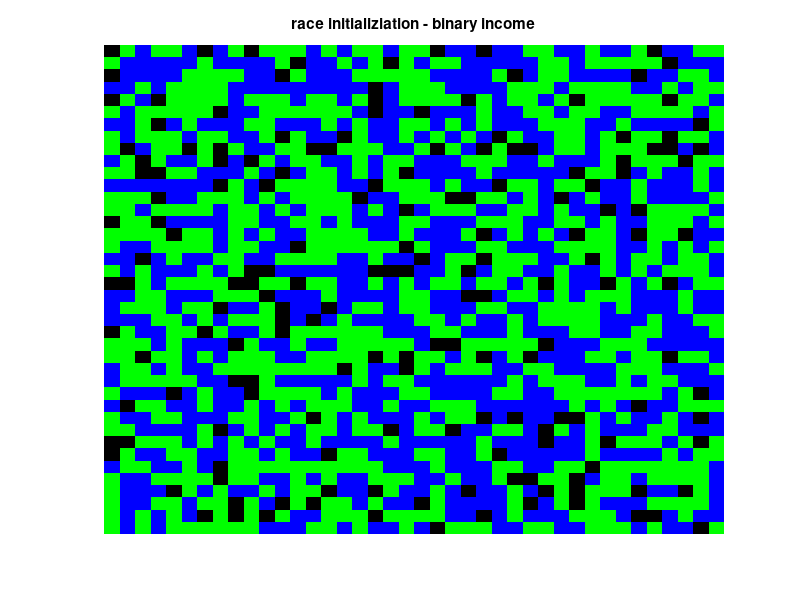

MATLAB code to generate this figure: (Note: this script raises an error after producing the figure.)
% SYDE 332
% Racial Segregation Model Attempt

% size of grid
n = 40;

% proportion of vacancies
vacanicies_proportion = 0.1;

% number of races
T = 2;

% number of economic brackets
E = 2;

% colors
map = [0 0 0; 1 0 0; 0 1 0; 0 0 1];

% racial dispreference parameter
% minimum fraction of friends that I need to be satisfied
F = 4/8;

max_iterations = 10000;

% initialize
z = zeros(n,n,3);

for i=1:n
    for j=1:n
        if rand > vacanicies_proportion
            z(i,j,1) = randi(T);
            z(i,j,2) = randi(E);
        end
    end
end

[row,col] = find(z(:,:,1)==0);
pos_vacancies = [row col];

figure,
imagesc(z(:,:,1));
colormap(map);
title('race initializiation - binary income');
axis('off');

% figure,
% imagesc(z(:,:,2));
% colormap(map);
% title('economics initializiation');
% axis('off');

% number_of_moves = zeros(1,max_iterations);

%% run simulation
total_neighbours = 8;

for k=1:max_iterations
    x = randperm(n);
    for i=x
        y = randperm(n);
        for j=y
            if z(i,j)~=0
                not_like_me = 0;

                if i~=1 && z(i-1,j) ~= z(i,j) && z(i-1,j) ~=0
                    not_like_me = not_like_me +1;
                end
                if i~=n && z(i+1,j) ~= z(i,j) && z(i+1,j) ~=0
                    not_like_me = not_like_me +1;
                end
                if j~=1 && z(i,j-1) ~= z(i,j) && z(i,j-1) ~=0
                    not_like_me = not_like_me +1;
                end
                if j~=n && z(i,j+1) ~= z(i,j) && z(i,j+1) ~=0
                    not_like_me = not_like_me +1;
                end
                if i~=1 && j~=1 && z(i-1,j-1) ~= z(i,j) && z(i-1,j-1) ~= 0
                    not_like_me = not_like_me +1;
                end
                if i~=1 && j~=n && z(i-1,j+1) ~= z(i,j) && z(i-1,j+1) ~= 0
                    not_like_me = not_like_me +1;
                end
                if i~=n && j~=1 && z(i+1,j-1) ~= z(i,j) && z(i+1,j-1) ~= 0
                    not_like_me = not_like_me +1;
                end
                if i~=n && j~=n && z(i+1,j+1) ~= z(i,j) && z(i+1,j+1) ~= 0
                    not_like_me = not_like_me +1;
                end
                
                friends = total_neighbours - not_like_me;
                
                % can I want to move because of race and I can move!
                if friends/total_neighbours < F && z(i,j,2) == 2

%                     new_x = randi(n);
%                     new_y = randi(n);
%                     while z(new_x,new_y,1) ~= 0
%                         new_x = randi(n);
%                         new_y = randi(n);
%                     end
% 
%                     z(new_x,new_y,1) = z(i,j,1);
%                     z(new_x,new_y,2) = z(i,j,2);
%                     z(i,j,1) = 0;
%                     z(i,j,2) = 0;
%                     number_of_moves(k) = number_of_moves(k) + 1;
                    
                    idx = randperm(length(pos_vacancies));
                    
                    p = 1;
                    
                    new_x = pos_vacancies(idx(p),1);
                    new_y = pos_vacancies(idx(p),2);

                    z(new_x,new_y) = z(i,j);
                    z(i,j) = 0;
                    number_of_moves(k) = number_of_moves(k) + 1;
                    pos_vacancies(idx(p),1) = i;
                    pos_vacancies(idx(p),2) = j;

                end
            end
%             imagesc(z);
%             colormap(map);
%             axis('off');
%             pause(0.0001);

        end
    end
    if number_of_moves(k) == 0
        disp('number of iterations to convergence: ')
        disp(k);
        disp('total number of moves to convergence: ')
        disp(sum(number_of_moves))
        break;
    end
end

figure,
imagesc(z(:,:,1));
colormap(map);
axis('off');
title('final by race  - binary income');

% figure,
% imagesc(z(:,:,2));
% colormap(map);
% axis('off');
% title('final by economics');

%% plot number of moves
iterant = 1:max_iterations;
figure,
plot(log10(iterant), log10(number_of_moves));
